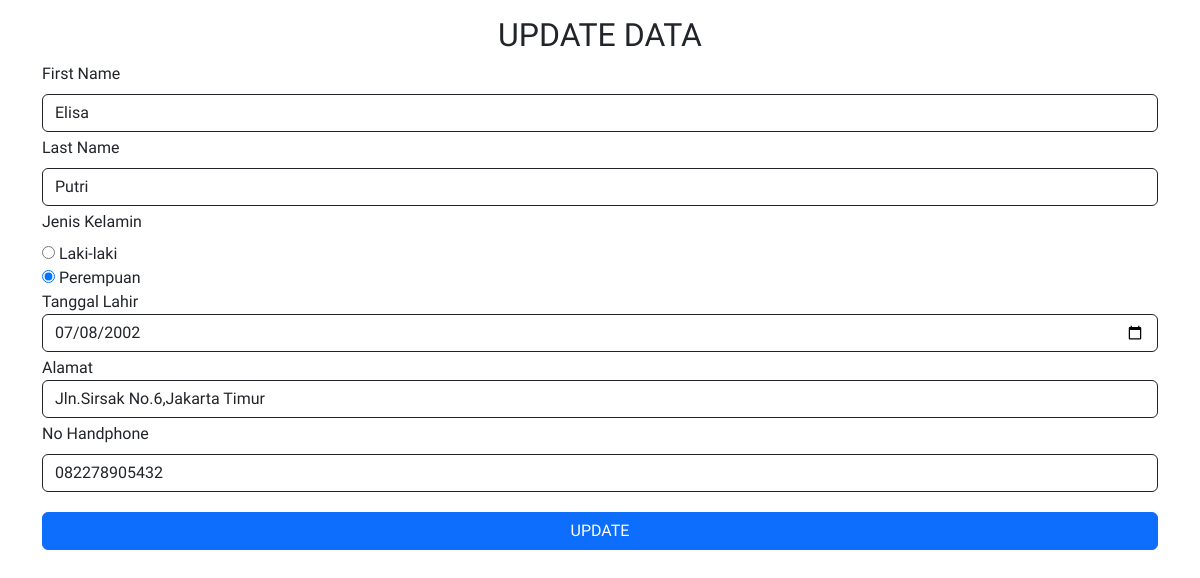
The app's page /update.php?id=2 with its own data.
### tables this page shows
CREATE TABLE `data` (
  `id` int NOT NULL,
  `firstName` varchar(50) NOT NULL,
  `lastName` varchar(50) NOT NULL,
  `jenisKelamin` varchar(10) NOT NULL,
  `tglLahir` date NOT NULL,
  `alamat` text NOT NULL,
  `no_hp` varchar(255) DEFAULT NULL
);

### update.php (the view, shortened to what this page needs)
<?php
require 'koneksi.php';
$id = $_GET['id'];
$query = mysqli_query($conn, "SELECT * FROM data WHERE id = '$id'");
$hasilData = mysqli_fetch_assoc($query);
?>
<!DOCTYPE html>
<html lang="en">
<head>
  <link href="https://cdn.jsdelivr.net/npm/bootstrap@5.3.3/dist/css/bootstrap.min.css" rel="stylesheet">
</head>
<body>
  <div class="container">
    <h2 class="text-center mt-3">UPDATE DATA</h2>
    <form action="" method="POST">
      <label for="firstName" class="form-label">First Name</label>
      <input type="text" name="firstName" id="firstName" value="<?= htmlspecialchars($hasilData['firstName']) ?>" class="form-control border-dark mb-1" autocomplete="off">
      <label for="lastName" class="form-label">Last Name</label>
      <input type="text" name="lastName" id="lastName" value="<?= htmlspecialchars($hasilData['lastName']) ?>" class="form-control border-dark mb-1" autocomplete="off">
      <label for="jenisKelamin" class="form-label">Jenis Kelamin</label>
      <br>
      <input type="radio" name="jenisKelamin" id="jenisKelaminL" value="Laki-Laki" <?= ($hasilData['jenisKelamin'] == 'Laki-Laki') ? 'checked' : '' ?>> Laki-laki
      <br>
      <input type="radio" name="jenisKelamin" id="jenisKelaminP" value="Perempuan" <?= ($hasilData['jenisKelamin'] == 'Perempuan') ? 'checked' : '' ?>> Perempuan
      <br>
      <label for="tanggalLahir">Tanggal Lahir</label>
      <input type="date" name="tglLahir" id="tanggalLahir" value="<?= htmlspecialchars($hasilData['tglLahir']) ?>" class="form-control border-dark mb-1" autocomplete="off">
      <label for="alamat">Alamat</label>
      <input type="text" name="alamat" id="alamat" value="<?= htmlspecialchars($hasilData['alamat']) ?>" class="form-control border-dark mb-1" autocomplete="off">
      <label for="no_hp" class="form-label">No Handphone</label>
      <input type="text" name="no_hp" id="no_hp" value="<?= htmlspecialchars($hasilData['no_hp']) ?>" class="form-control border-dark mb-1" autocomplete="off">
      <button type="submit" name="update" class="btn btn-primary w-100 mt-3">UPDATE</button>
    </form>
  </div>
</body>
</html>

### update.php (style rules this page uses)
* { font-family: "Source Sans 3", sans-serif; font-optical-sizing: auto; font-style: normal; }

### records on screen
data: firstName "Elisa", lastName "Putri", jenisKelamin "☑", tglLahir "07/08/2002", alamat "Jln.Sirsak No.6,Jakarta Timur", no_hp "082278905432"
